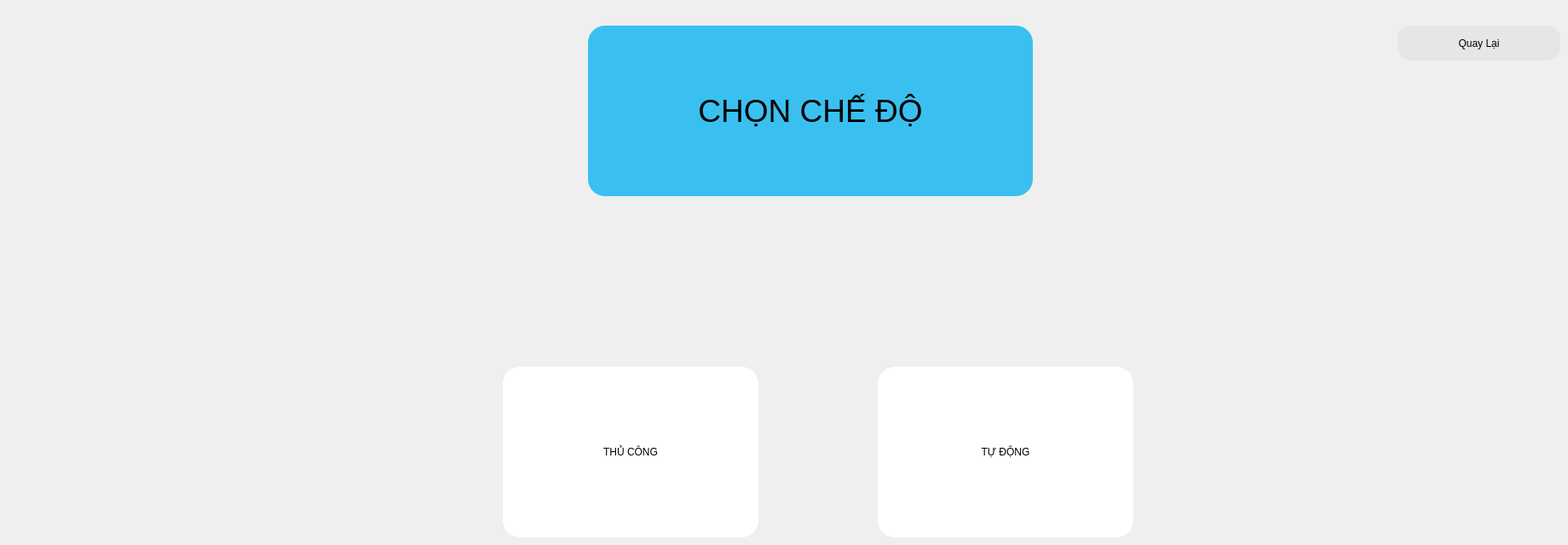
    <widget class="QWidget" name="page_mode">
     <widget class="QLabel" name="label__model">
      <property name="geometry">
       <rect>
        <x>690</x>
        <y>30</y>
        <width>522</width>
        <height>200</height>
       </rect>
      </property>
      <property name="font">
       <font>
        <pointsize>28</pointsize>
       </font>
      </property>
      <property name="styleSheet">
       <string notr="true">
background-color: rgb(58, 192, 240);
border-radius: 20px;
</string>
      </property>
      <property name="text">
       <string>CHỌN CHẾ ĐỘ</string>
      </property>
      <property name="alignment">
       <set>Qt::AlignCenter</set>
      </property>
     </widget>
     <widget class="QPushButton" name="bt_mode_manual">
      <property name="geometry">
       <rect>
        <x>590</x>
        <y>430</y>
        <width>300</width>
        <height>200</height>
       </rect>
      </property>
      <property name="styleSheet">
       <string notr="true">QPushButton#bt_mode_manual{
	background-color: rgb(255, 255, 255);

color:rgba(0, 0, 0, 255);
border-radius:20px;
	
	font: 75 30pt &quot;MS Shell Dlg 2&quot;;
}
QPushButton#bt_mode_manual:hover{
	background-color: qlineargradient(spread:pad, x1:0, y1:0, x2:1, y2:0, stop:0 rgba(58, 255, 255, 255), stop:1 rgba(58, 192, 255, 255));

}
QPushButton#bt_mode_manual:pressed{

 padding-left:5px;
 padding-top:5px;
 background-color:rgba(58, 192, 200, 255);


}</string>
      </property>
      <property name="text">
       <string>THỦ CÔNG</string>
      </property>
      <property name="icon">
       <iconset>
        <normaloff>../../../.designer/images/xoafont_dieukhien.png</normaloff>../../../.designer/images/xoafont_dieukhien.png</iconset>
      </property>
      <property name="iconSize">
       <size>
        <width>50</width>
        <height>50</height>
       </size>
      </property>
     </widget>
     <widget class="QPushButton" name="bt_mode_auto">
      <property name="geometry">
       <rect>
        <x>1030</x>
        <y>430</y>
        <width>300</width>
        <height>200</height>
       </rect>
      </property>
      <property name="styleSheet">
       <string notr="true">QPushButton#bt_mode_auto{
	background-color: rgb(255, 255, 255);

color:rgba(0, 0, 0, 255);
border-radius:20px;
	
	font: 75 30pt &quot;MS Shell Dlg 2&quot;;
}
QPushButton#bt_mode_auto:hover{
	background-color: qlineargradient(spread:pad, x1:0, y1:0, x2:1, y2:0, stop:0 rgba(58, 255, 255, 255), stop:1 rgba(58, 192, 255, 255));

}
QPushButton#bt_mode_auto:pressed{

 padding-left:5px;
 padding-top:5px;
 background-color:rgba(58, 192, 200, 255);


}</string>
      </property>
      <property name="text">
       <string>TỰ ĐỘNG</string>
      </property>
      <property name="icon">
       <iconset>
        <normaloff>../../../.designer/images/xoafont_auto.png</normaloff>../../../.designer/images/xoafont_auto.png</iconset>
      </property>
      <property name="iconSize">
       <size>
        <width>70</width>
        <height>70</height>
       </size>
      </property>
     </widget>
     <widget class="QPushButton" name="bt_back_mode">
      <property name="geometry">
       <rect>
        <x>1640</x>
        <y>30</y>
        <width>191</width>
        <height>41</height>
       </rect>
      </property>
      <property name="styleSheet">
       <string notr="true">QPushButton#bt_back_mode{
     border-radius: 15px;
	font: 75 23pt &quot;MS Shell Dlg 2&quot;;
	border: 1px solid rgb(230, 230, 230);
background-color: rgb(230, 230, 230);

}
QPushButton#bt_back_mode:pressed{
background-color: qlineargradient(spread:pad, x1:0, y1:0, x2:1, y2:0, stop:0 rgba(58, 192, 255, 219), stop:1 rgba(58, 192, 255, 226));

}
QPushButton#bt_back_setup:pressed{
padding-left :2px;
padding-top :2px;

	background-color: rgb(58, 192, 255);
}


</string>
      </property>
      <property name="text">
       <string>Quay Lại</string>
      </property>
      <property name="icon">
       <iconset>
        <normaloff>../../../.designer/images/quaylai_xoafont.png</normaloff>../../../.designer/images/quaylai_xoafont.png</iconset>
      </property>
      <property name="iconSize">
       <size>
        <width>30</width>
        <height>30</height>
       </size>
      </property>
     </widget>
    </widget>
